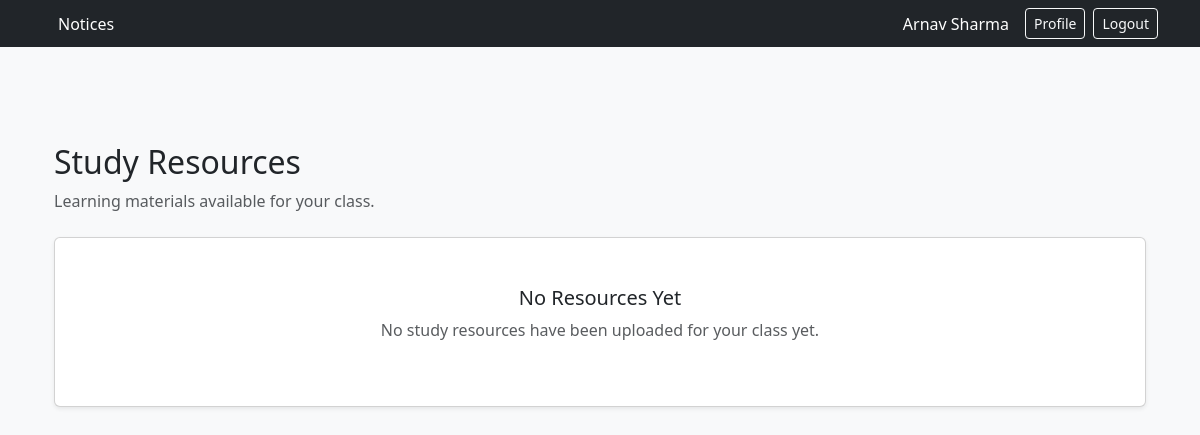
Page /resources/ (signed in) on the earlier database version.
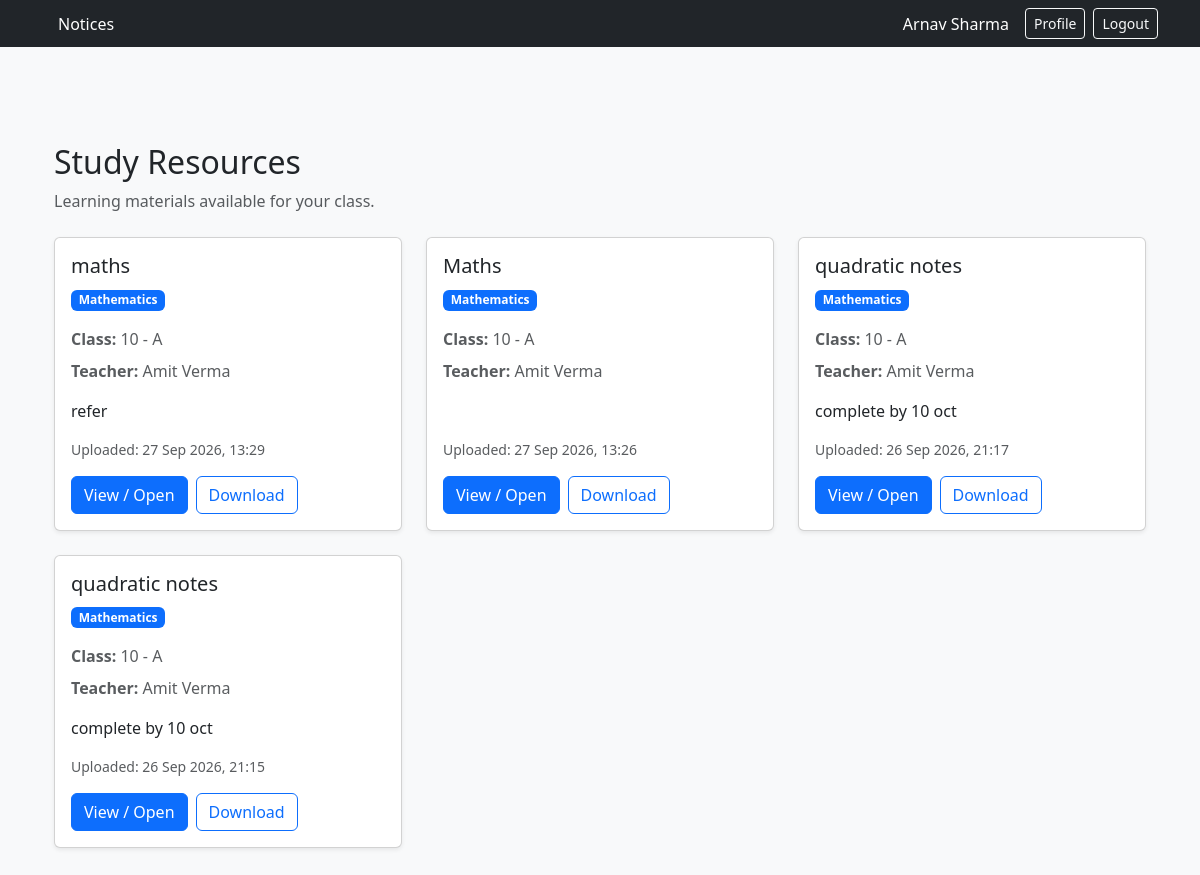
Same page on the later database version.
### accounts/models.py (models this page shows, shortened)
class User(AbstractUser):
    class Role(models.TextChoices):
        TEACHER = "TEACHER", "Teacher"
        STUDENT = "STUDENT", "Student"
        PARENT = "PARENT", "Parent"
    role = models.CharField(
        max_length=10,
        choices=Role.choices,
        default=Role.STUDENT,
    )

class TeacherProfile(models.Model):
    user = models.OneToOneField(
        User,
        on_delete=models.CASCADE,
        related_name="teacher_profile"
    )
    employee_id = models.CharField(max_length=50, unique=True)
    department = models.CharField(max_length=100, blank=True)
    def __str__(self):
        return self.user.get_full_name() or self.user.username

### academics/models.py (models this page shows, shortened)
class Resource(models.Model):
    title = models.CharField(max_length=200)
    description = models.TextField(blank=True)
    teacher = models.ForeignKey(
        "accounts.TeacherProfile",
        on_delete=models.CASCADE,
        related_name="resources"
    )
    student_class = models.ForeignKey(
        Class,
        on_delete=models.CASCADE,
        related_name="resources"
    )
    subject = models.ForeignKey(
        Subject,
        on_delete=models.CASCADE,
        related_name="resources"
    )
    file = models.FileField(upload_to="resources/")
    created_at = models.DateTimeField(auto_now_add=True)

class Subject(models.Model):
    name = models.CharField(max_length=100)
    code = models.CharField(max_length=20, unique=True)

class Class(models.Model):
    name = models.CharField(max_length=50)
    section = models.CharField(max_length=10)
    academic_year = models.CharField(max_length=20)

### accounts/views.py (the view)
@login_required
def resource_list(request):
    user = request.user
    if user.role == "TEACHER":
        resources = Resource.objects.filter(
            teacher=user.teacher_profile
        ).select_related(
            "student_class",
            "subject"
        ).order_by(
            "-created_at"
        )
    elif user.role == "STUDENT":
        student = user.student_profile
        if student.student_class:
            resources = Resource.objects.filter(
                student_class=student.student_class
            ).select_related(
                "teacher",
                "student_class",
                "subject"
            ).order_by(
                "-created_at"
            )
        else:
            resources = Resource.objects.none()
    else:
        resources = Resource.objects.none()
    return render(
        request,
        "accounts/resource_list.html",
        {
            "resources": resources,
        }
    )

### accounts/templates/accounts/resource_list.html (shortened to what this page needs)
{% extends "accounts/base.html" %}
{% block content %}
<div class="container mt-5">
    <div class="d-flex justify-content-between align-items-center mb-4">
        <div>
            <h2>Study Resources</h2>
            {% if request.user.role == "STUDENT" %}
                <p class="text-muted mb-0">
                    Learning materials available for your class.
                </p>
            {% else %}
                <p class="text-muted mb-0">
                    View and manage your uploaded learning materials.
                </p>
            {% endif %}
        </div>
    </div>
    {% if resources %}
        <div class="row">
            {% for resource in resources %}
                <div class="col-md-6 col-lg-4 mb-4">
                    <div class="card shadow-sm h-100">
                        <div class="card-body d-flex flex-column">
                            <h5 class="card-title">
                                {{ resource.title }}
                            </h5>
                            <div class="mb-3">
                                <span class="badge bg-primary">
                                    {{ resource.subject.name }}
                                </span>
                            </div>
                            <p class="text-muted mb-2">
                                <strong>Class:</strong>
                                {{ resource.student_class.name }}
                                -
                                {{ resource.student_class.section }}
                            </p>
                            {% if resource.teacher %}
                                <p class="text-muted mb-2">
                                    <strong>Teacher:</strong>
                                    {{ resource.teacher }}
                                </p>
                            {% endif %}
                            {% if resource.description %}
                                <p class="card-text mt-2">
                                    {{ resource.description }}
                                </p>
                            {% endif %}
                            <small class="text-muted mb-3 mt-auto">
                                Uploaded:
                                {{ resource.created_at|date:"d M Y, H:i" }}
                            </small>
                            <div class="d-flex gap-2">
                                <a
                                    href="{{ resource.file.url }}"
                                    target="_blank"
                                    class="btn btn-primary"
                                >
                                    View / Open
                                </a>
                                <a
                                    href="{{ resource.file.url }}"
                                    download
                                    class="btn btn-outline-primary"
                                >
                                    Download
                                </a>
                            </div>
                        </div>
                    </div>
                </div>
            {% endfor %}
        </div>
    {% else %}
        <div class="card shadow-sm">
            <div class="card-body text-center py-5">
                <h5>No Resources Yet</h5>
                {% if request.user.role == "STUDENT" %}
                    <p class="text-muted">
                        No study resources have been uploaded for your class yet.
                    </p>
                {% else %}
                    <p class="text-muted">
                        No study resources have been uploaded yet.
                    </p>
                {% endif %}
            </div>
        </div>
    {% endif %}
</div>
{% endblock %}

### accounts/templates/accounts/base.html (shortened to what this page needs)
<!DOCTYPE html>
<html lang="en">
<head>
    <link
        href="https://cdn.jsdelivr.net/npm/bootstrap@5.3.3/dist/css/bootstrap.min.css"
        rel="stylesheet"
    >
</head>
<body class="bg-light">
    <nav class="navbar navbar-dark bg-dark">
        <div class="container">
            {% if user.is_authenticated %}
                <a
                href="{% url 'notices' %}"
                class="text-white text-decoration-none ms-3"
                >
                Notices
                </a>
            {% endif %}
            {% if user.is_authenticated %}
                <div class="d-flex align-items-center">
                    <span class="text-white me-3">
                        {{ user.get_full_name|default:user.username }}
                    </span>
                    <a
                      href="{% url 'profile' %}"
                    class="btn btn-outline-light btn-sm me-2"
                    >
                    Profile
                    </a>
                    <a
                    href="{% url 'logout' %}"
                    class="btn btn-outline-light btn-sm"
                    >
                    Logout
                    </a>
                </div>
            {% endif %}
        </div>
    </nav>
    <main class="container py-5">
        {% block content %}
        {% endblock %}
    </main>
</body>
</html>

Differences in the rows shown:
added Resource: title "maths", subject.name "Mathematics", student_class.name "10", student_class.section "A", teacher "Amit Verma", description "refer", created_at "27 Sep 2026, 13:29"
added Resource: title "Maths", subject.name "Mathematics", student_class.name "10", student_class.section "A", teacher "Amit Verma", created_at "27 Sep 2026, 13:26"
added Resource: title "quadratic notes", subject.name "Mathematics", student_class.name "10", student_class.section "A", teacher "Amit Verma", description "complete by 10 oct", created_at "26 Sep 2026, 21:17"
added Resource: title "quadratic notes", subject.name "Mathematics", student_class.name "10", student_class.section "A", teacher "Amit Verma", description "complete by 10 oct", created_at "26 Sep 2026, 21:15"
Other differences:
text no longer shown: "No Resources Yet No study resources have been uploaded for your class yet."
